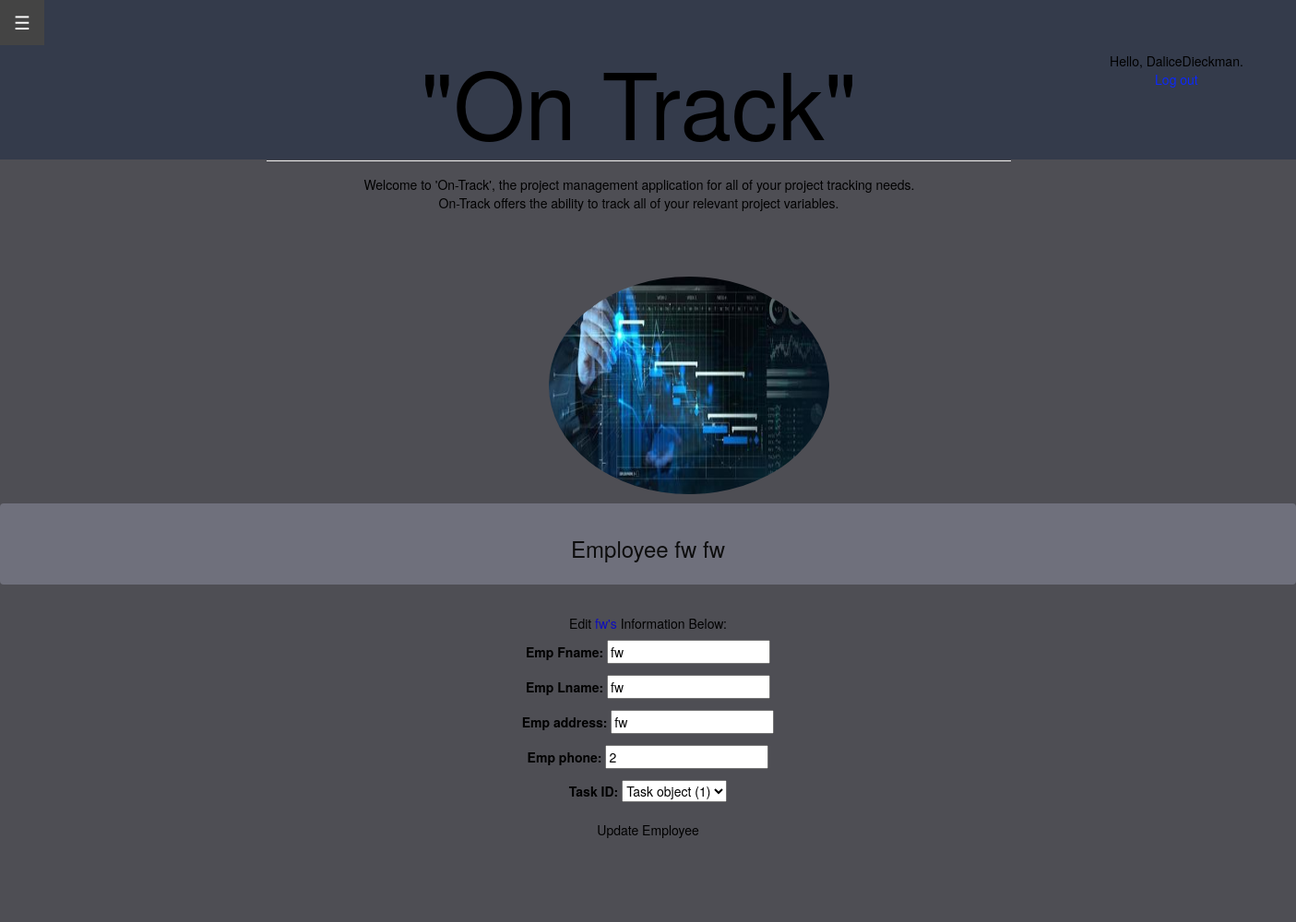
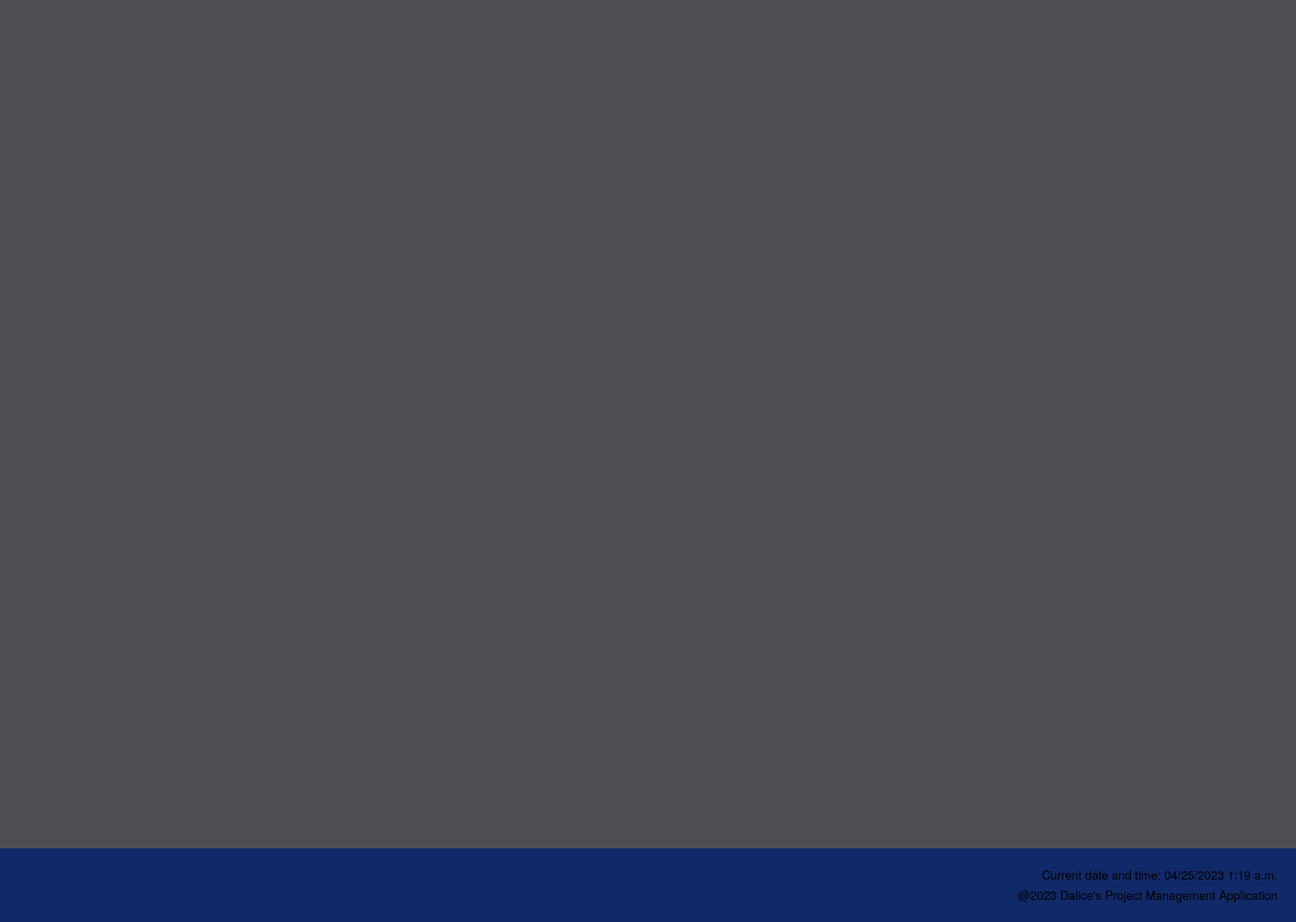
The app's page /edit_employee/1003/ (signed in) with its own data (2 pictures, top to bottom).
### project_app/models.py (models this page shows, shortened)
class Employee(models.Model):
    emp_Fname = models.CharField(max_length=100, null=True)
    id = models.AutoField(primary_key=True)
    emp_Lname = models.CharField(max_length=100, null=True)
    emp_address = models.CharField(max_length=100, null=True)
    emp_phone = models.IntegerField(null = True)
    task_ID = models.ForeignKey(Task, on_delete=models.CASCADE, null = True)

### project_app/views.py (the view)
# urls.py: path('edit_employee/<int:emp_ID>/', views.edit_employee, name='edit_employee'),
@login_required
def edit_employee(request, emp_ID):
    employee = Employee.objects.get(id=emp_ID)
    if request.method != 'POST':
        form = EmployeeForm(instance=employee)
    else:
        form = EmployeeForm(instance=employee, data=request.POST)
        if form.is_valid():
            form.save()
            return redirect('project_app:employee', emp_ID=employee.id)
    context = {'employee': employee, 'form': form}
    return render(request, 'project_app/edit_employee.html', context)

### project_app/forms.py
class EmployeeForm(forms.ModelForm):
    class Meta:
        model = Employee
        fields = ['emp_Fname', 'emp_Lname', 'emp_address', 'emp_phone', 'task_ID']
        labels = ['Employee First Name', 'Employee Last Name', 'Employee Phone Number', 'Assigned Task']

### project_app/templates/project_app/edit_employee.html (shortened to what this page needs)
{% extends 'project_app/base.html' %}
{% block content %}
<body style="background-color:#f6faf7">
<div class="alert alert-dark" role="alert" style="background-color: rgb(111, 112, 124);">
<h3><center><a href="{% url 'project_app:employee' employee.id %}" style="color:#0d0d0d"> Employee {{ employee.emp_Fname }} {{ employee.emp_Lname }}</a><center></h3>
</div>
<div style="padding:5px">
<h5>Edit <span style="color:rgb(13, 13, 190)">  {{ employee.emp_Fname }}'s  </span>Information Below:</h5>
<form action="{% url 'project_app:edit_employee' employee.id %}" method='post'>
    {{ form.as_p }}
    <button type="submit" class="btn btn-outline-dark" name="submit" style="color: black;">Update Employee</button>
</form>
</div>
</body>
{% endblock content %}

### project_app/templates/project_app/base.html (shortened to what this page needs)
<!DOCTYPE html>
{% load static %}
<html>
    <head>
        <div class="header">
        </div>
        <div class="second-header">
        </div>
        <link rel="stylesheet" href="https://stackpath.bootstrapcdn.com/bootstrap/4.3.1/css/bootstrap.min.css">
        <link rel="stylesheet" href="https://maxcdn.bootstrapcdn.com/bootstrap/3.4.1/css/bootstrap.min.css">
    </head>
    <head>
        <link rel="stylesheet" href="https://maxcdn.bootstrapcdn.com/bootstrap/3.4.1/css/bootstrap.min.css">
    </head>
        <body style="color: black;"></body><br><br>
    <div id="main">
        <button class="openbtn" onclick="openNav()">&#9776; </button>
    </div>
    <body>
        <div style = "text-align: center;">
    <div id="content" name="content" class="main">
        <div class="row justify-content-center">
            <div class="col-8">
                <h1 class = "mt-2" style="font-size: 100px;">"On Track"</h1>
                <hr class = "mt-0 mb-4">
                <p class = "indent"> Welcome to 'On-Track', the project management application for all of your project tracking needs.<br>
                    On-Track offers the ability to track all of your relevant project variables.
                <br>
                <div style="position: absolute; top: 0; right: -250px;" class="btn btn-outline-dark btn-rounded" data-mdb-ripple-color="dark">
                    {% if user.is_authenticated %}
                    <div style="color: #000000;">Hello, {{ user.username }}.</div>
                        <a style="color: #0d29f8;"  href="{% url 'users:logout' %}">Log out</a>
                    {% else %}
                        <a style="color: #0d29f8;" href="{% url 'users:register' %}">Register</a> -
                        <a style="color: #0d29f8;" href="{% url 'users:login' %}">Log in</a>
                    {% endif %}
                </div>
                <br><br><br>
                <div class = "container">
                    <div class = "image-container">
                        {% load static %} <img src = "{% static 'project_app/media/Home_page.jpg'  %}"  class = "img-circle" alt = "AWS Logo" width = "304" height = "236">
                    </div>
                </div>
                </p>
            </div>
        <div id = "content" name = "content" class="main">
        </div>
        </div>
    </div>
    </body>
        <body>
        </body>
        <footer>
            <p class = "p">Current date and time: {% now "SHORT_DATETIME_FORMAT" %} </p>
            <p class = "p">@2023 Dalice's Project Management Application</p>
        </footer>
        </html>
    {% block content %}
  {% endblock content %}

### project_app/templates/project_app/base.html (style rules this page uses)
.header { position: absolute; top: 0; left: 0; width: 100%; height: 2000px; background-color: #4e4e54; color: #fff; text-align: center; padding: 20px; box-sizing: border-box; z-index: -5; }
.second-header { position: absolute; z-index: -3; top: 0; left: 0; background-color:#333a4bea; color: #333; padding: 10px; height: 173px; width: 100%; }
.openbtn { font-size: 20px; cursor: pointer; background-color: #111; color: white; padding: 10px 15px; border: none; }
.main { margin-left:160px; padding: 0px 10px; }
h1 { font-family: 'Times New Roman', Times, serif; font-size: 50px; font-weight: bolder; color: #040404; }
.image-container { float: right; margin: 0 0 0 -225px; }
.container { display: flex; flex-direction: column; }
.indent { text-indent: 1px; }
footer { position: fixed; bottom: 0; width: 100%; height: 80px; background-color: #0c276aea; color: #000000; text-align: right; padding: 20px; position: fixed; left: 0; font-size: small; }
.p { margin-bottom: 0.3em; }

### records on screen
Employee: emp_Fname "fw", emp_Lname "fw", emp_address "fw", emp_phone "2", task_ID "Task object (1)"

### other values on screen
{{ user.username }} "DaliceDieckman"
